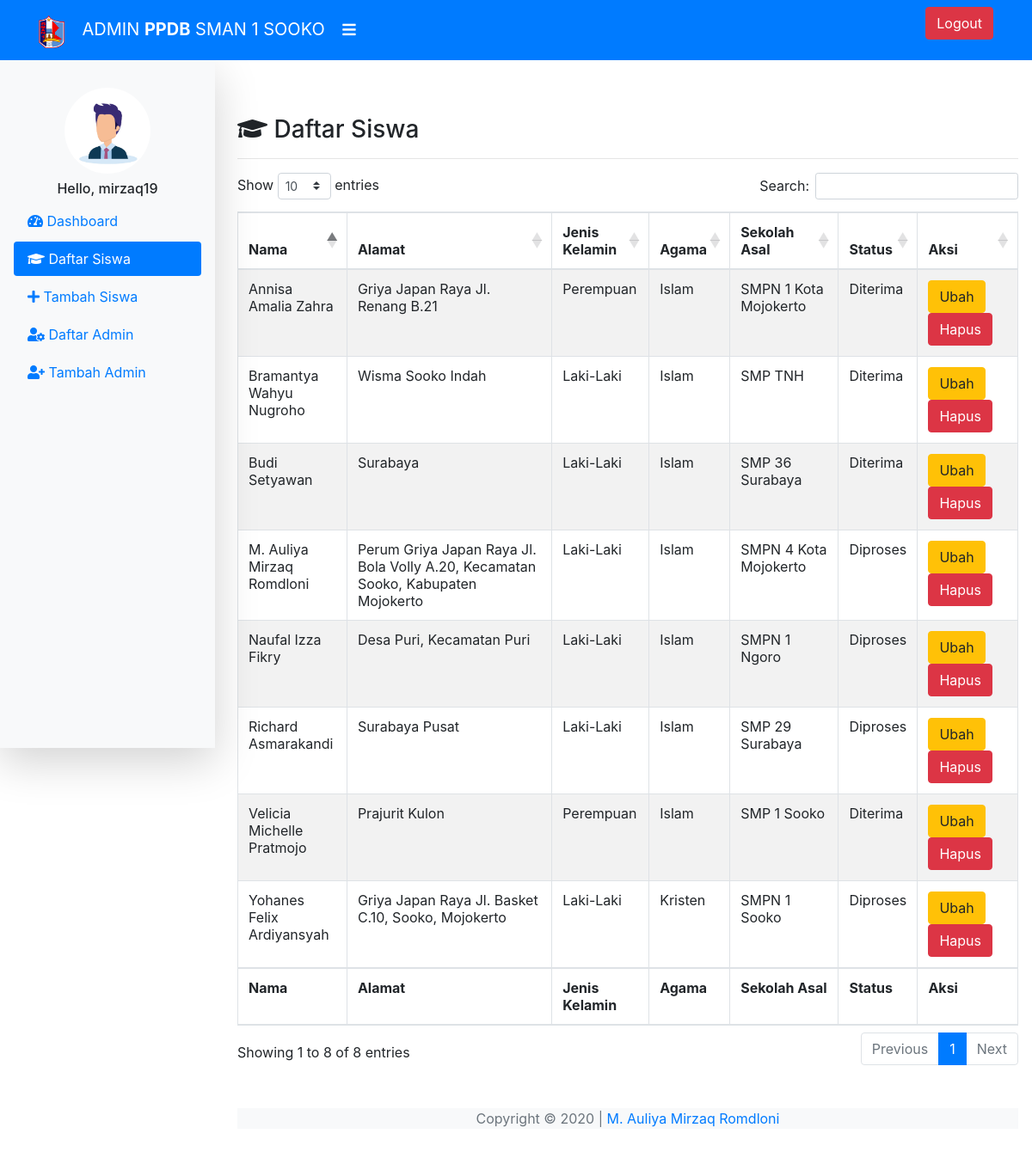
/admin/dbadmin_siswa.php?ada=-1 (signed in), run on the app's committed database.
### tables this page shows
CREATE TABLE `useradmin` (
  `id` int(11) NOT NULL,
  `nama` varchar(128) NOT NULL,
  `jeniskelamin` varchar(20) NOT NULL,
  `username` varchar(100) NOT NULL,
  `email` varchar(100) NOT NULL,
  `password` varchar(255) NOT NULL
);

CREATE TABLE `siswa_pendaftar` (
  `id` int(11) NOT NULL,
  `nama` varchar(100) NOT NULL,
  `alamat` varchar(255) NOT NULL,
  `jeniskelamin` varchar(15) NOT NULL,
  `agama` varchar(20) NOT NULL,
  `sekolahasal` varchar(200) NOT NULL,
  `email` varchar(200) NOT NULL,
  `password` varchar(255) NOT NULL,
  `statusdaftar` varchar(20) NOT NULL DEFAULT 'Diproses'
);

### admin/functions.php (called while the page is built, shortened)
<?php
$conn=mysqli_connect("localhost","root","","ppdbsooko");
function query($query){
	global $conn;
	$result=mysqli_query($conn, $query);
	$rows = [];
	while ($row = mysqli_fetch_assoc($result)) {
		$rows[]= $row;
	}
	return $rows;
}
?>

### admin/dbadmin_siswa.php (the view, shortened to what this page needs)
<?php
require 'functions.php';
$pendaftar = query("SELECT * FROM siswa_pendaftar");
$email = $_SESSION["email"];
$result = mysqli_query($conn, "SELECT * FROM useradmin WHERE email = '$email'");
$dataadmin = mysqli_fetch_assoc($result);
$username = $dataadmin["username"];
?>
<!doctype html>
<html lang="en">
  <head>
    <link rel="stylesheet" href="https://stackpath.bootstrapcdn.com/bootstrap/4.5.0/css/bootstrap.min.css">
    <link rel="stylesheet" href="https://use.fontawesome.com/releases/v5.13.1/css/all.css">
    <link rel="stylesheet" href="https://cdn.datatables.net/1.10.21/css/dataTables.bootstrap4.min.css">
    <link rel="stylesheet" href="../assets/css/dbadmin.css">
  </head>
  <body>
    <nav class="navbar navbar-dark bg-primary sticky-top">
      <div class="container">
        <div class="leftnav">
          <img src="../assets/img/logosma.png" alt="logosma" width="30px">
          <a class="navbar-brand ml-3 text-uppercase">Admin <strong>PPDB</strong> SMAN 1 Sooko</a>
          <label for="checkside" id="sidebutton"><i class="fas fa-bars "></i></label>
        </div>
        <form class="form-inline">
          <button class="btn btn-danger my-2 my-sm-0" type="button" data-toggle="modal" data-target="#modal-logout">Logout</button>
        </form>
      </div>
    </nav>
    <div class="sidebar shadow-lg pt-3 position-fixed bg-light">
        <ul class="nav flex-column nav-pills p-3">
            <div class="user text-center">
              <img src="../assets/img/user.jpg" alt="user" width="100px" class="rounded-circle">
              <h6 class="my-2">Hello, <?= $username;?></h6>
            </div>
            <li class="nav-item mb-1">
              <a class="nav-link" href="index.php" title="Dashboard"><i class="fas fa-tachometer-alt"></i><span> Dashboard</span></a>
            </li>
            <li class="nav-item mb-1">
              <a class="nav-link active" href="#" title="Daftar Siswa"><i class="fas fa-graduation-cap"></i><span> Daftar Siswa</span></a>
            </li>
            <li class="nav-item mb-1">
              <a class="nav-link" href="dbadmin_tambah_siswa.php" title="Tambah Siswa"><i class="fas fa-plus"></i><span> Tambah Siswa</span></a>
            </li>
            <li class="nav-item mb-1">
              <a class="nav-link" href="dbadmin_admin.php" title="Daftar Admin"><i class="fas fa-user-cog"></i><span> Daftar Admin</span></a>
            </li>
            <li class="nav-item mb-1">
              <a class="nav-link" href="dbadmin_tambah_admin.php" title="Tambah Admin"><i class="fas fa-user-plus"></i><span> Tambah Admin</span></a>
            </li>
          </ul>
    </div>
    <div class="content mt-5 mb-5">
      <div class="container p-3">
        <h3><i class="fas fa-graduation-cap"></i> Daftar Siswa</h3>
        <hr>
        <table id="example" class="table table-striped table-bordered" style="width:100%">
            <thead>
                <tr>
                    <th>Nama</th>
                    <th>Alamat</th>
                    <th>Jenis Kelamin</th>
                    <th>Agama</th>
                    <th>Sekolah Asal</th>
                    <th>Status</th>
                    <th>Aksi</th>
                </tr>
            </thead>
            <tbody>
                <?php foreach($pendaftar as $siswa): ?>
                <tr>
                    <td><?= $siswa["nama"];?></td>
                    <td><?= $siswa["alamat"];?></td>
                    <td><?= $siswa["jeniskelamin"];?></td>
                    <td><?= $siswa["agama"];?></td>
                    <td><?= $siswa["sekolahasal"];?></td>
                    <td><?= $siswa["statusdaftar"];?></td>
                    <td>
                      <a href="ubahsiswa.php?idsiswa=<?=$siswa["id"];?>" class="btn btn-warning">Ubah</a>
                      <a href="hapus.php?idsiswa=<?=$siswa["id"];?>" class="btn btn-danger" onclick="return confirm('Apakah anda yakin ???')">Hapus</a>
                    </td>
                </tr>
                <?php endforeach;?>
            </tbody>
            <tfoot>
                <tr>
                    <th>Nama</th>
                    <th>Alamat</th>
                    <th>Jenis Kelamin</th>
                    <th>Agama</th>
                    <th>Sekolah Asal</th>
                    <th>Status</th>
                    <th>Aksi</th>
                </tr>
            </tfoot>
        </table>
        <div class="footer bg-light mt-5">
          <p class="text-secondary text-center">Copyright &copy; 2020 | <a href="#" class="text-decoration-none"> M. Auliya Mirzaq Romdloni</a></p>
        </div>
      </div>
    </div>
  </body>
</html>

### assets/css/dbadmin.css (style rules this page uses)
#sidebutton { color: white; font-size: 1.1em; transition: all .2s; cursor: pointer; }
.sidebar { z-index: 99; width: 250px; height: 100vh; transition: all .3s; }
.sidebar a { transition: all .4s; }
.content { margin-left: 260px; transition: all .3s; }

### data on the page
useradmin: username "mirzaq19"
siswa_pendaftar: nama "M. Auliya Mirzaq Romdloni", alamat "Perum Griya Japan Raya Jl. Bola Volly A.20, Kecamatan Sooko, Kabupaten Mojokerto", jeniskelamin "Laki-Laki", agama "Islam", sekolahasal "SMPN 4 Kota Mojokerto", statusdaftar "Diproses"
siswa_pendaftar: nama "Bramantya Wahyu Nugroho", alamat "Wisma Sooko Indah", jeniskelamin "Laki-Laki", agama "Islam", sekolahasal "SMP TNH", statusdaftar "Diterima"
siswa_pendaftar: nama "Yohanes Felix Ardiyansyah", alamat "Griya Japan Raya Jl. Basket C.10, Sooko, Mojokerto", jeniskelamin "Laki-Laki", agama "Kristen", sekolahasal "SMPN 1 Sooko", statusdaftar "Diproses"
siswa_pendaftar: nama "Velicia Michelle Pratmojo", alamat "Prajurit Kulon", jeniskelamin "Perempuan", agama "Islam", sekolahasal "SMP 1 Sooko", statusdaftar "Diterima"
siswa_pendaftar: nama "Annisa Amalia Zahra", alamat "Griya Japan Raya Jl. Renang B.21", jeniskelamin "Perempuan", agama "Islam", sekolahasal "SMPN 1 Kota Mojokerto", statusdaftar "Diterima"
siswa_pendaftar: nama "Naufal Izza Fikry", alamat "Desa Puri, Kecamatan Puri", jeniskelamin "Laki-Laki", agama "Islam", sekolahasal "SMPN 1 Ngoro", statusdaftar "Diproses"
siswa_pendaftar: nama "Richard Asmarakandi", alamat "Surabaya Pusat", jeniskelamin "Laki-Laki", agama "Islam", sekolahasal "SMP 29 Surabaya", statusdaftar "Diproses"
siswa_pendaftar: nama "Budi Setyawan", alamat "Surabaya", jeniskelamin "Laki-Laki", agama "Islam", sekolahasal "SMP 36 Surabaya", statusdaftar "Diterima"
